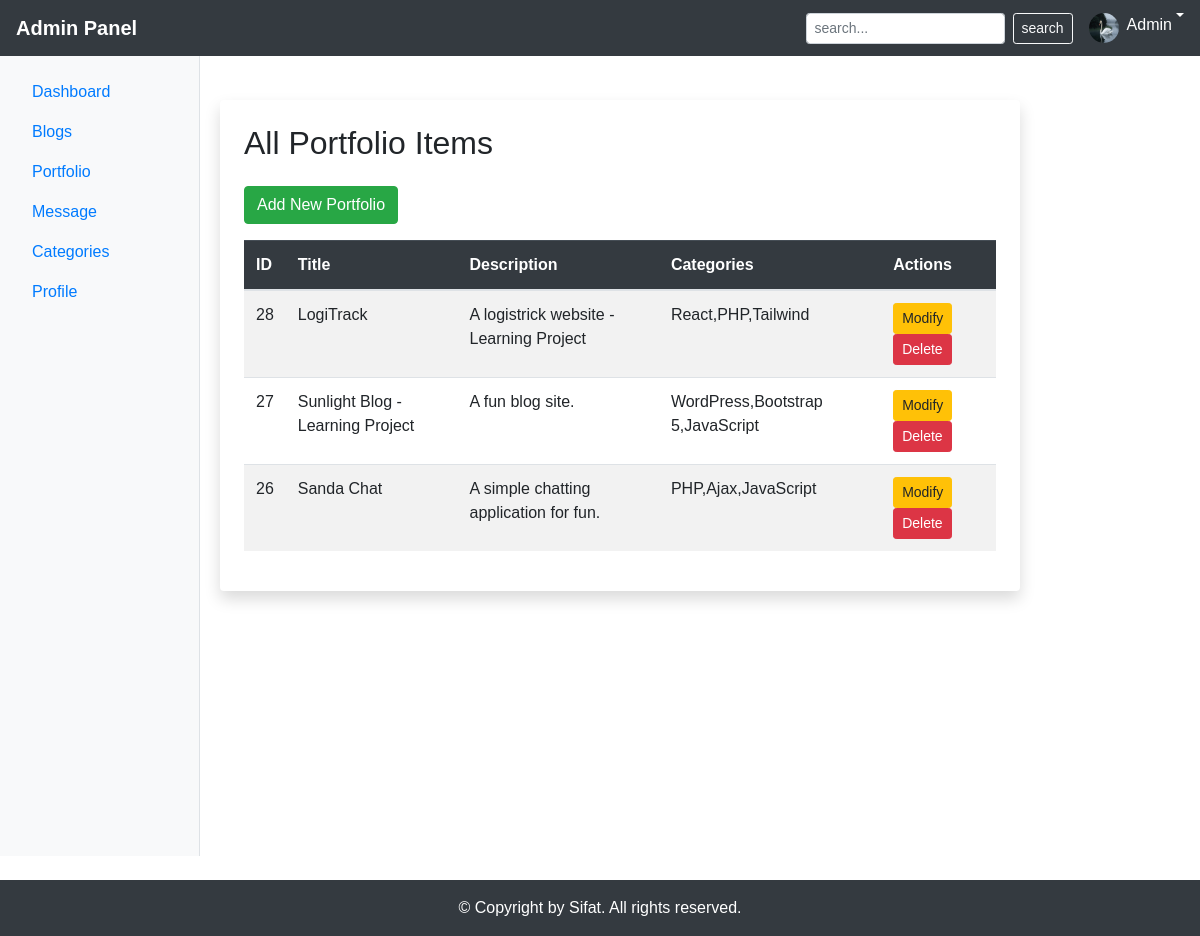
Page /admin/index.php?page=allportfolio (signed in) on the committed database.
### tables this page shows
CREATE TABLE `portfolio` (
  `id` int(11) NOT NULL,
  `port_url` varchar(255) NOT NULL,
  `port_name` varchar(255) NOT NULL,
  `port_desc` varchar(255) NOT NULL,
  `port_cat` varchar(255) NOT NULL,
  `port_uploaded_name` varchar(255) NOT NULL,
  `created_at` datetime DEFAULT current_timestamp()
);

### admin/class.user.php (called while the page is built, shortened)
<?php
class USER
{
	private $conn;
	public function __construct()
	{
		$database = new Confi();
		$db = $database->dbConnection();
		$this->conn = $db;
	}
	public function runQuery($sql)
	{
		$stmt = $this->conn->prepare($sql);
		return $stmt;
	}
}
?>

### admin/pages/allportfolio.php (the view, shortened to what this page needs)
<?php
try {
    $db  = new USER();
    $pdo = $db->getConnection();
    $pdo->setAttribute(PDO::ATTR_ERRMODE, PDO::ERRMODE_EXCEPTION);
} catch (Exception $e) {
    header('Content-Type: application/json; charset=UTF-8');
    echo json_encode(['status' => 'error', 'message' => 'Database connection failed']);
    exit;
}
$perPage   = 6;
$page      = isset($_GET['pg']) && is_numeric($_GET['pg']) ? (int)$_GET['pg'] : 1;
$offset    = ($page - 1) * $perPage;
$sql = "SELECT id, port_name AS title, port_desc AS description, port_cat AS categories, port_uploaded_name
        FROM portfolio
        ORDER BY id DESC
        LIMIT :limit OFFSET :offset";
$stmt = $pdo->prepare($sql);
$stmt->bindValue(':limit',  $perPage, PDO::PARAM_INT);
$stmt->bindValue(':offset', $offset,  PDO::PARAM_INT);
$stmt->execute();
$portfolios = $stmt->fetchAll(PDO::FETCH_ASSOC);
?>
<div class="col-10 bg-white rounded shadow mt-4 p-4">
    <h2 class="mb-4">All Portfolio Items</h2>
    <div class="mb-3">
        <a href="index.php?page=addportfolio" class="btn btn-success">Add New Portfolio</a>
    </div>
    <div class="table-responsive">
        <table class="table table-striped align-middle">
            <thead class="table-dark">
                <tr>
                    <th>ID</th>
                    <th>Title</th>
                    <th>Description</th>
                    <th>Categories</th>
                    <th>Actions</th>
                </tr>
            </thead>
            <tbody>
                <?php if (empty($portfolios)): ?>
                    <tr>
                        <td colspan="5" class="text-center">No portfolio items found</td>
                    </tr>
                <?php else: ?>
                    <?php foreach ($portfolios as $p): ?>
                        <tr id="row-<?= $p['id'] ?>">
                            <td><?= $p['id'] ?></td>
                            <td><?= htmlspecialchars($p['title']) ?></td>
                            <td><?= htmlspecialchars(mb_strlen($p['description']) > 50
                                    ? mb_substr($p['description'], 0, 50) . '...'
                                    : $p['description']) ?>
                            </td>
                            <td><?= htmlspecialchars($p['categories']) ?></td>
                            <td>
                                <a href="index.php?page=modify_portfolio&id=<?= $p['id'] ?>&pg=<?= $page ?>"
                                    class="btn btn-sm btn-warning me-1">Modify</a>
                                <button class="btn btn-sm btn-danger btn-delete" data-id="<?= $p['id'] ?>">
                                    Delete
                                </button>
                            </td>
                        </tr>
                    <?php endforeach; ?>
                <?php endif; ?>
            </tbody>
        </table>
    </div>
</div>

### admin/includes/header.php (shortened to what this page needs)
<?php
require_once __DIR__ . '/../class.user.php';
$user = new USER();
$id = $_SESSION['userSession'];
$stmt = "select id, pic from admin where id = :id";
$stmt = $user->runQuery($stmt);
$stmt->execute([':id' => $id]);
$user = $stmt->fetch(PDO::FETCH_ASSOC);
$img = $user['pic'];
?>
<!DOCTYPE html>
<html>
<head>
	<link rel="stylesheet" href="https://cdnjs.cloudflare.com/ajax/libs/bootstrap/4.6.2/css/bootstrap.min.css">
</head>
<body>
	<nav class="navbar navbar-expand-lg navbar-dark bg-dark">
		<a href="index.php" class="navbar-brand">Admin Panel</a>
		<div class="ml-auto d-flex align-items-center">
			<form class="form-inline mr-3">
				<input type="search" name="" class="form-control form-control-sm mr-sm-2" placeholder="search...">
				<button class="btn btn-sm btn-outline-light" type="submit">search</button>
			</form>
			<div class="dropdown">
				<a href="#" class="dropdown-toggle text-white d-flex align-item-center" data-toggle="dropdown">
					<img src="assets/images/<?= $img ?>" alt="admin" width="30" height="30" class="rounded-circle mr-2"> Admin
				</a>
			</div>
		</div>
	</nav>
	<div class="container-fluid">
		<div class="row">

### admin/includes/header.php (style rules this page uses)
body { font-family: 'Arial', sans-serif; }
.navbar-brand { font-weight: bold; }

### rows in the picture
portfolio: id "28", port_name "LogiTrack", port_desc "A logistrick website - Learning Project", port_cat "React,PHP,Tailwind"
portfolio: id "27", port_name "Sunlight Blog - Learning Project", port_desc "A fun blog site.", port_cat "WordPress,Bootstrap 5,JavaScript"
portfolio: id "26", port_name "Sanda Chat", port_desc "A simple chatting application for fun.", port_cat "PHP,Ajax,JavaScript"
